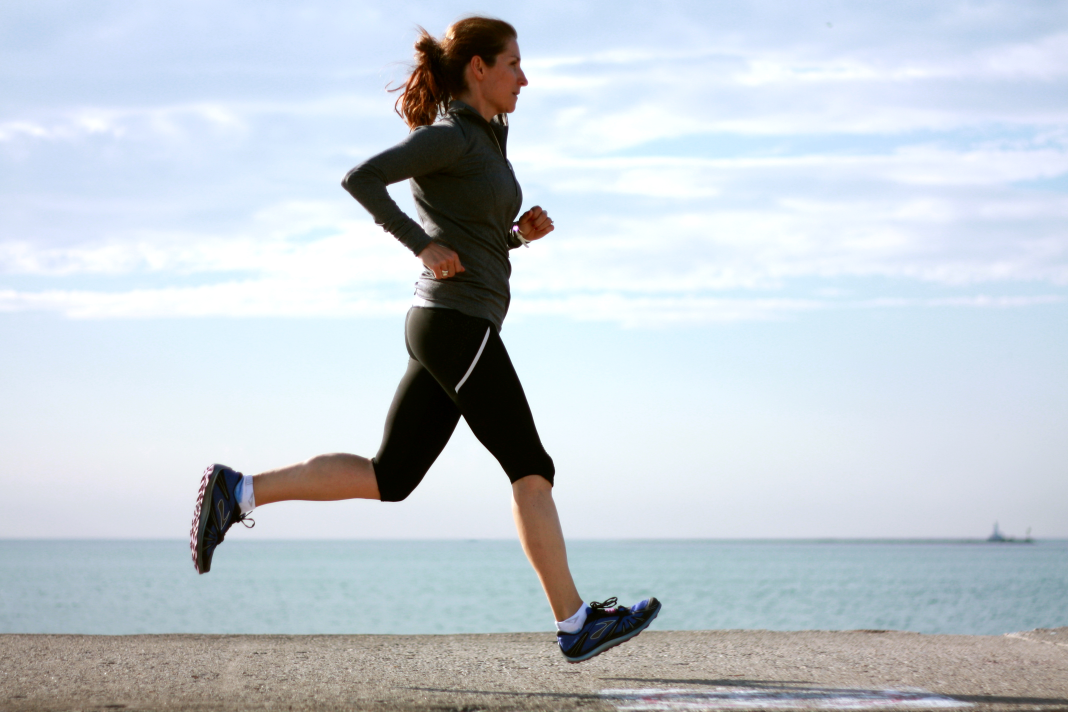
#> input picture images/running1.jpg, 4272 x 2848 px, found by its file name (shown at 1/4 size)
$ jupyter execute --allow-errors 'CS6643 Final Project.ipynb'   (older library calls are emulated)
#> lines starting #> are read from the running program, lines starting #| are printed output that depends on the picture
# CS6643 Final Project: Pose Estimation and Matching

### Matthew Avallone, Siddharth Choudhary, Kshitija Patel

[cell 1]
import cv2 as cv
import numpy as np
import math
import matplotlib.pyplot as plt
import pandas as pd
import utils

### Load Images

[cell 2]
frame1 = cv.imread("running1.jpg") # input
#> frame1 is the input picture: shape (2848, 4272, 3); mean B, G, R 210.7, 203.2, 195
frame2 = cv.imread("running2.jpg") # test
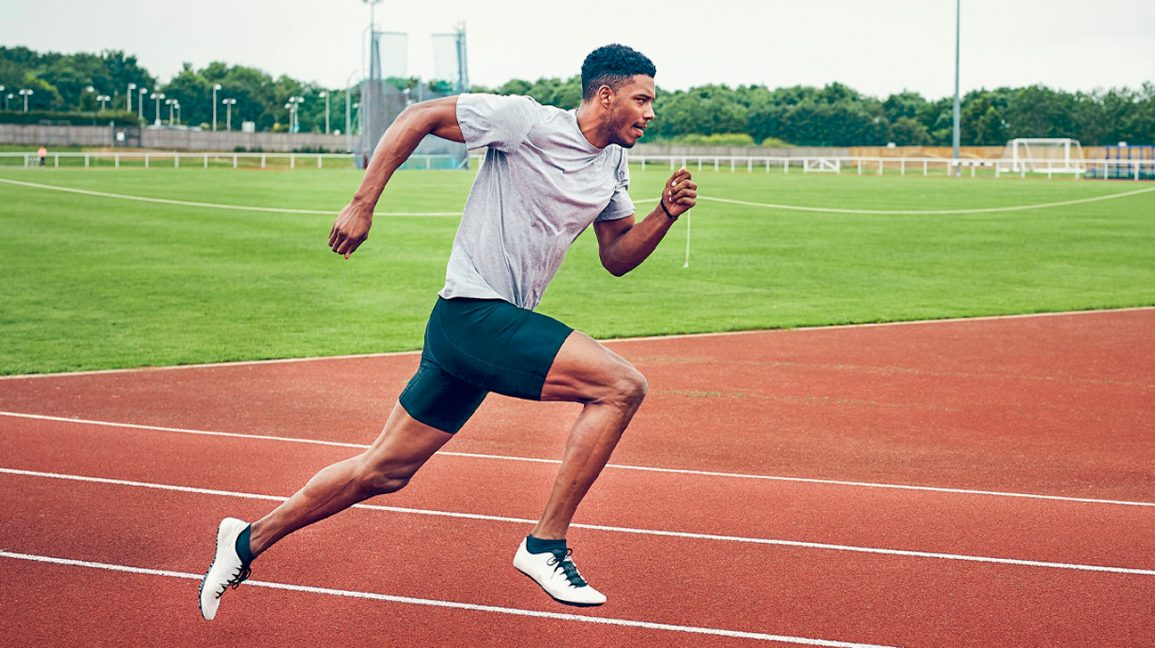
#> input picture images/running2.jpg, 1155 x 648 px, found by its file name
#> frame2 is the input picture: shape (648, 1155, 3); mean B, G, R 116.6, 147, 173.6

# Ensure images are the same size
hi = min(frame1.shape[0], frame2.shape[0])
#> hi = 648
wi = min(frame1.shape[1], frame2.shape[1])
#> wi = 1155
frame1 = cv.resize(frame1, (wi,hi))
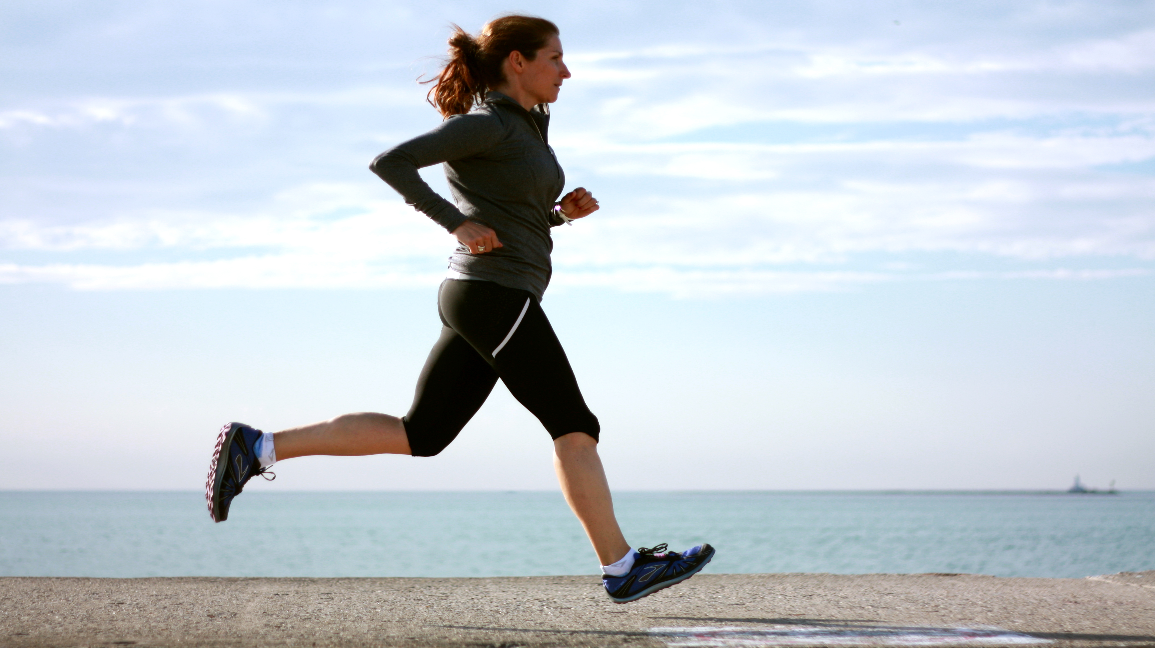
#> frame1: shape (648, 1155, 3); mean B, G, R 210.6, 203.1, 194.9
frame2 = cv.resize(frame2, (wi,hi))

# Visualize images
fig = plt.figure(figsize = (10,20))
plt.subplot(121)
plt.imshow(frame1[:,:,::-1])
plt.subplot(122)
plt.imshow(frame2[:,:,::-1])
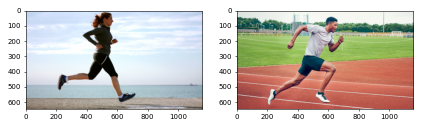
#> figure drawn by matplotlib, 2 panels

[cell 3]
frameWidth = frame1.shape[1]
#> frameWidth = 1155
frameHeight = frame1.shape[0]
#> frameHeight = 648

### The MPII Pose Dataset is annoted with 16 key-points for every human body.

Hence we initialize a dictionary and 2D array to be able to mark these points on our image and connect them easily

[cell 4]
BODY_PARTS = { "Head": 0, "Neck": 1, "RShoulder": 2, "RElbow": 3, "RWrist": 4,
               "LShoulder": 5, "LElbow": 6, "LWrist": 7, "RHip": 8, "RKnee": 9,
               "RAnkle": 10, "LHip": 11, "LKnee": 12, "LAnkle": 13, "Chest": 14,
               "Background": 15 }

POSE_PAIRS = [ ["Head", "Neck"], ["Neck", "RShoulder"], ["RShoulder", "RElbow"],
               ["RElbow", "RWrist"], ["Neck", "LShoulder"], ["LShoulder", "LElbow"],
               ["LElbow", "LWrist"], ["Neck", "Chest"], ["Chest", "RHip"], ["RHip", "RKnee"],
               ["RKnee", "RAnkle"], ["Chest", "LHip"], ["LHip", "LKnee"], ["LKnee", "LAnkle"] ]

[cell 5]
# A default value set
inWidth = 300
inHeight = 300

### Load and run the pretrained Pose estimation model on input image

#### Links to the prototxt and pre-trained model of the MPII Pose dataset:

Prototxt - https://github.com/CMU-Perceptual-Computing-Lab/openpose/blob/master/models/pose/mpi/pose_deploy_linevec_faster_4_stages.prototxt

Model - http://posefs1.perception.cs.cmu.edu/OpenPose/models/pose/mpi/pose_iter_160000.caffemodel

#> (a cell that did not finish here is left out)

#### The output of the DNN is a 4D array with multiple local maximas for each bodypart.

We find the global maxima for these local maximas as the location of that body part and form a 2D array of points

#> (a cell that did not finish here is left out)

[cell 8]
pose1 = []
conf1 = []
#> (the rest of this cell did not finish here and is left out)

[cell 9]
print (pd.DataFrame(pose1, columns=['x','y']))

#### Points represent the location the bodyparts

These are marked on the input frame, connect with a line, and labelled using OpenCV functions

#> (a cell that did not finish here is left out)

### Show output

[cell 11]
fig1 = plt.figure(figsize = (10,10))
plt.imshow(frame1[:,:,::-1])

### Load and run the pretrained pose estimation model on test image

Run the pose estimation model

[cell 12]
inp = cv.dnn.blobFromImage(frame2, (1.0 / 255), (inWidth, inHeight), (0, 0, 0), swapRB=False, crop=False)
#> (the rest of this cell did not finish here and is left out)

Create list of points

[cell 13]
pose2 = []
#> (the rest of this cell did not finish here and is left out)

[cell 14]
print (pd.DataFrame(pose2, columns=['x','y']))

Plot the pose onto the test image

#> (a cell that did not finish here is left out)

### Show output

[cell 16]
fig2 = plt.figure(figsize = (10,10))
plt.imshow(frame2[:,:,::-1])

### Compare similarity of poses between input and test images

Format the pose vectors into correct format

[cell 17]
def similarity_score(pose1, pose2):
    p1 = []
    p2 = []
    pose_1 = np.array(pose1, dtype=np.float)
    pose_2 = np.array(pose2, dtype=np.float)

    # Normalize coordinates
    pose_1[:,0] = pose_1[:,0] / max(pose_1[:,0])
    pose_1[:,1] = pose_1[:,1] / max(pose_1[:,1])
    pose_2[:,0] = pose_2[:,0] / max(pose_2[:,0])
    pose_2[:,1] = pose_2[:,1] / max(pose_2[:,1])

    # [11 lines of commented-out code are left out]
    for joint in range(pose_1.shape[0]):
        x1 = pose_1[joint][0]
        y1 = pose_1[joint][1]
        x2 = pose_2[joint][0]
        y2 = pose_2[joint][1]

        p1.append(x1)
        p1.append(y1)
        p2.append(x2)
        p2.append(y2)

    p1 = np.array(p1)
    p2 = np.array(p2)

    # Looking to minimize the distance if there is a match
    # Computing two different distance metrics
    scoreA = utils.cosine_distance(p1, p2)
    scoreB = utils.weight_distance(p1, p2, conf1)

    print("Cosine Distance:", scoreA)
    print("Weighted Distance:", scoreB)

#### Compute a distance score between the two pose vectors

#> (a cell that did not finish here is left out)

#### Visualize Matching

[cell 19]
def visualize_output(pose1, pose2, size):

    # Initialize blank canvas
#> called with size = (648, 1155, 3)
    canvas = np.ones(size)

    # Plot points on images
    for pair in POSE_PAIRS:
        partFrom = pair[0]
        partTo = pair[1]
        assert(partFrom in BODY_PARTS)
        assert(partTo in BODY_PARTS)

        idFrom = BODY_PARTS[partFrom]
        idTo = BODY_PARTS[partTo]
        if pose1[idFrom] and pose1[idTo]:
            cv.line(canvas, pose1[idFrom], pose1[idTo], (0, 255, 0), 3)
            cv.ellipse(canvas, pose1[idFrom], (4, 4), 0, 0, 360, (0, 255, 0), cv.FILLED)
            cv.ellipse(canvas, pose1[idTo], (4, 4), 0, 0, 360, (0, 255, 0), cv.FILLED)

    for pair in POSE_PAIRS:
        partFrom = pair[0]
        partTo = pair[1]
        assert(partFrom in BODY_PARTS)
        assert(partTo in BODY_PARTS)

        idFrom = BODY_PARTS[partFrom]
        idTo = BODY_PARTS[partTo]
        if pose2[idFrom] and pose2[idTo]:
            cv.line(canvas, pose2[idFrom], pose2[idTo], (255, 0, 0), 3)
            cv.ellipse(canvas, pose2[idFrom], (4, 4), 0, 0, 360, (255, 0, 0), cv.FILLED)
            cv.ellipse(canvas, pose2[idTo], (4, 4), 0, 0, 360, (255, 0, 0), cv.FILLED)

    # Visualize images
    fig3 = plt.figure(figsize = (10,10))
    plt.imshow(canvas[:,:,::-1])
    plt.grid(True)

#> (a cell that did not finish here is left out)

## Pose Matching with Affine Transformation

Another approach we tried was first finding the affine transformation to match point 1 (neck) and point 14 (the abdomen) to align the centers of the bodies

#> (a cell that did not finish here is left out)

Create the new transformed second pose

[cell 22]
pose2_new = []

for (i,j) in pose2:

        cur_pt = np.array([i,j,1])
        transformed_pt = T.dot(cur_pt)

        transformed_pt = transformed_pt / transformed_pt[2]
        pose2_new.append((int(transformed_pt[0]), int(transformed_pt[1])))

#### Compare similarity between the poses

#> (a cell that did not finish here is left out)

#### Visualize the result

#> (a cell that did not finish here is left out)
